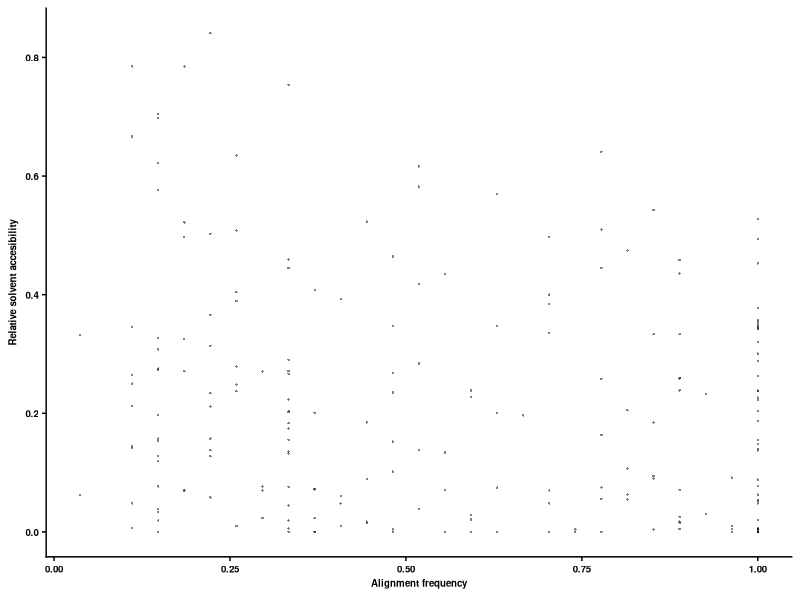

R code for this plot:
library(ggplot2)
library(scales)
library(RColorBrewer)
library(readr)
library(tidyr)
library(reshape)
library(stringr)
library(dplyr)
library(ggrepel)
library(gridExtra)
require(cowplot)

frequency_data <- read.csv(file = 'result/residue_freq.csv', header = TRUE)
RSA <- read_tsv("result/NTD_RSA.tsv")
RSA_trimer <-RSA$RSA_trimer
freq <- frequency_data$alignment_frequency
count <- frequency_data$count
data_set <- data.frame(RSA_trimer, freq, count)
filtered_data_set <- data_set %>% filter(count >= 10)
plot_RSA_vs_freq <- function(df, graphname){
  textsize <- 7
  p <- ggplot(df,aes(x=freq, y=RSA_trimer)) +
    geom_point(size=0.5,pch=16, alpha=0.5) +
    #geom_violin(size=0.5) +
    #geom_boxplot(width=0.3, size = 0.3, color="black", outlier.shape=NA, alpha=0.5) +
    #geom_beeswarm(size=0.3, pch=16, alpha=0.5) +
    theme_cowplot(12) +
    theme(plot.title=element_blank(),
          plot.background = element_rect(fill = "white"),
          axis.title=element_text(size=textsize,face="bold"),
          axis.text=element_text(size=textsize,face="bold"),
          legend.key.size=unit(0.1,'in'),
          legend.spacing.x=unit(0.03, 'in'),
          legend.title=element_blank(),
          legend.text=element_text(size=textsize-1,face="bold"),
          legend.position='right') +
    labs(x=bquote(bold(paste('Alignment frequency'))),y=bquote(bold(paste('Relative solvent accesibility'))))
 # sp<-p+scale_y_continuous(limits=c(0, 1))
  ggsave(graphname, height=2, width=2)
}
plot_RSA_vs_freq(filtered_data_set, "graph/RSA_vs_aignment_frequency.png")
print(cor(filtered_data_set$freq, filtered_data_set$RSA_trimer,method= "spearman",use="complete.obs"))
